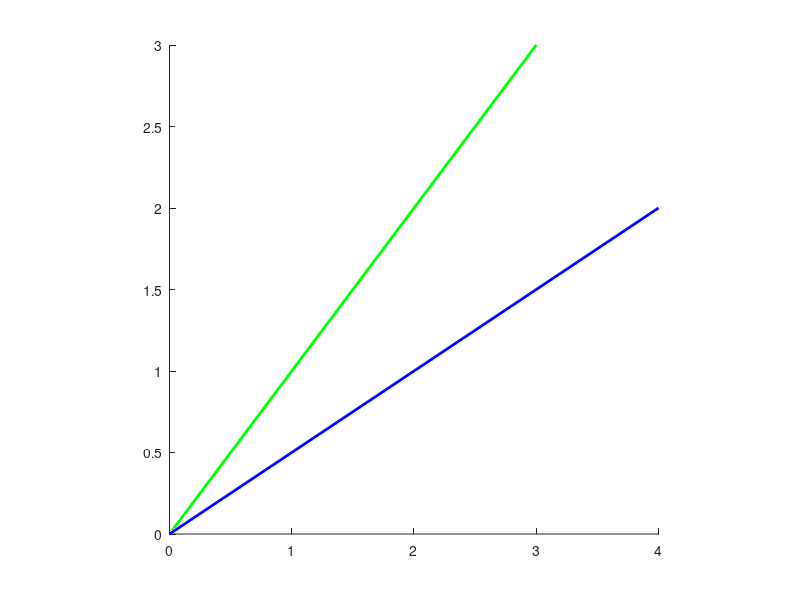

The MATLAB source for this figure: (Note: this script raises an error after producing the figure.)
%%
%     Curso do canal ExataMenteS
%     Aula 45 - Plano
%     Se inscreva no canal e nos ajude a crescer <3
%     Vamos melhorar o Brasil atraves da tecnologia :)
%     https://www.youtube.com/channel/UCZyFebN0_gF2yy5fhVhlXtA
%     Professor: Joao Pinheiro
%%

% Dois vetores em 3D
a = [3 3 0];
b = [4 2 1];


figure(1), clf, hold on

% Plot dos vetores
plot3([0 b(1)],[0 b(2)],[0 b(3)],'b','linew',2)
plot3([0 a(1)],[0 a(2)],[0 a(3)],'g','linew',2)

axis square, rotate3d on

% Plot do subespaco dos vetores
% Uso de funcoes
% Nao se assute com essa parte do codigo por enquanto
h = ezmesh( @(s,t)a(1)*s+b(1)*t , @(s,t)a(2)*s+b(2)*t , @(s,t)a(3)*s+b(3)*t , [-1 1 -1 1 -1 1]);
set(h,'facecolor','m','cdata',ones(50))
title('')

% Qualquer combinacao linear dos vetores tem que estar no plano
u  = randn*a + randn*b;
uh = plot3([0 u(1)],[0 u(2)],[0 u(3)],'b','linew',2);

% Utilizando numeros aleatorios
u = randn*a + randn*b;
set(uh,'XData',[0 u(1)],'YData',[0 u(2)],'ZData',[0 u(3)])
